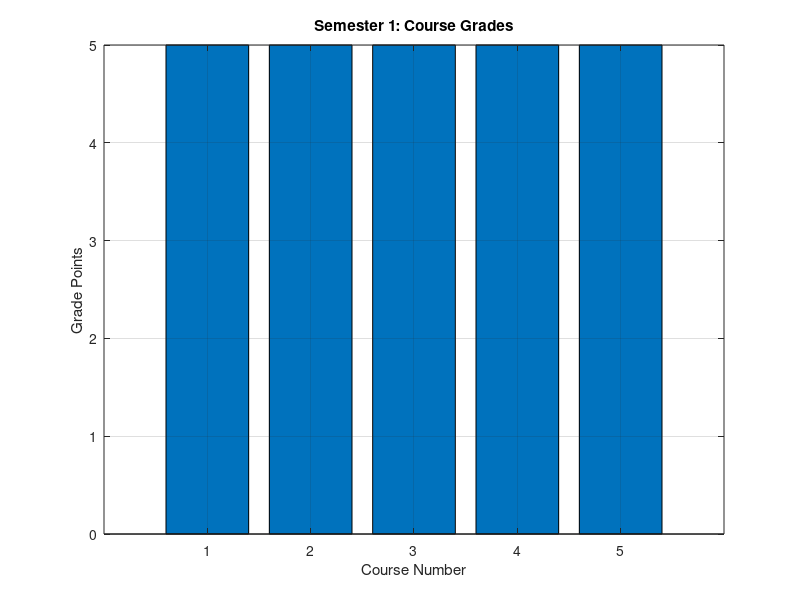
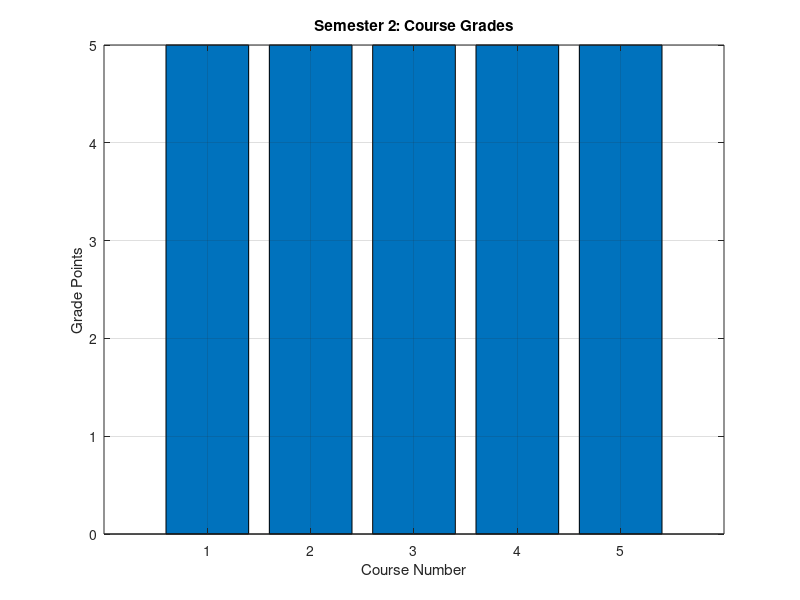

The MATLAB source for these figures, in order: (Note: this script raises an error after producing the figures.)
 % Display header for the first semester calculations 
('---SEMESTER 1 GPA CALCULATION---'); 
% Prompt user for the total number of courses in Semester 1 
n1 = input('Enter number of courses for Semester 1: '); 

% Initialize cumulative tracking variables for Semester 1 
total_points = 0; 
total_credits1 = 0; 
% Arrays to store data for plotting
sem1_grades = zeros(1, n1);
sem1_credits = zeros(1, n1);

% Loop through each course to gather credit hours and grade points 
for i = 1:n1 
    fprintf('Course %d:\n',i); 
    credits = input('Enter credit hours: '); 
    grade_point = input('Enter grade points: '); 
    
    % Store values for 2D plots
    sem1_grades(i) = grade_point;
    sem1_credits(i) = credits;
    
    % Accumulate total quality points (credits multiplied by grade points) 
    total_points = total_points + (credits * grade_point); 
    % Accumulate total credit hours for Semester 1 
    total_credits1 = total_credits1 + credits; 
end 
% Calculate the Grade Point Average for Semester 1 
sem1_gpa = total_points / total_credits1; 
% Output the calculated Semester 1 GPA to the user 
fprintf('Your Semester 1 GPA is: %.2f\n\n', sem1_gpa); 

% Display header for the second semester calculations 
disp('---SEMESTER 2 GPA CALCULATION---'); 
% Prompt user for the total number of courses in Semester 2 
n2 = input('Enter number of courses for semester 2: '); 

% Initialize cumulative tracking variables for Semester 2 
total_points2 = 0; 
total_credits2 = 0; 
% Arrays to store data for plotting
sem2_grades = zeros(1, n2);
sem2_credits = zeros(1, n2);

% Loop through each course to gather credit hours and grade points for Semester 2 
for i = 1:n2 
    fprintf('Course %d:\n',i); 
    credits = input('enter credit hours: '); 
    grade_point = input('enter grade points: '); 
    
    % Store values for 2D plots
    sem2_grades(i) = grade_point;
    sem2_credits(i) = credits;
    
    % Accumulate total quality points for Semester 2 
    total_points2 = total_points2 + (credits * grade_point); 
    % Accumulate total credit hours for Semester 2 
    total_credits2 = total_credits2 + credits; 
end 
% Calculate the Grade Point Average for Semester 2 
sem2_gpa = total_points2 / total_credits2; 
% Output the calculated Semester 2 GPA to the user 
fprintf('Your semester 2 GPA is: %.2f\n\n', sem2_gpa); 

% Combine quality points and credit hours across both semesters for CGPA 
grand_total_points = total_points + total_points2; 
grand_total_credits = total_credits1 + total_credits2; 
% Calculate the final Cumulative Grade Point Average 
cgpa = grand_total_points / grand_total_credits; 

% Output the final cumulative CGPA results formatted with a border 
fprintf('---\n'); 
fprintf('your cumulative CGPA is: %.2f\n', cgpa); 
fprintf('---\n');

%% --- 2D PLOTTING Section---


% Plot 1: Semester 1 Course-wise Grade Points
figure;
bar(sem1_grades);
title('Semester 1: Course Grades');
xlabel('Course Number');
ylabel('Grade Points');
grid on;

% Plot 2: Semester 2 Course-wise Grade Points
figure;
bar(sem2_grades);
title('Semester 2: Course Grades');
xlabel('Course Number');
ylabel('Grade Points');
grid on;

% Plot 3: GPA & CGPA Summary Comparison (Spans across 2 columns)
figure;
gpa_data = [sem1_gpa, sem2_gpa, cgpa];
% 1. Pair your labels directly with the data using categorical arrays
labels = categorical({'Semester 1 GPA', 'Semester 2 GPA', 'Overall CGPA'});

% 2. Plot the data
bar(labels, [sem1_gpa, sem2_gpa, cgpa]);
title('Overall GPA Summary');
ylabel('Grade Point Average');
ylim([0 5]); 
grid on;
